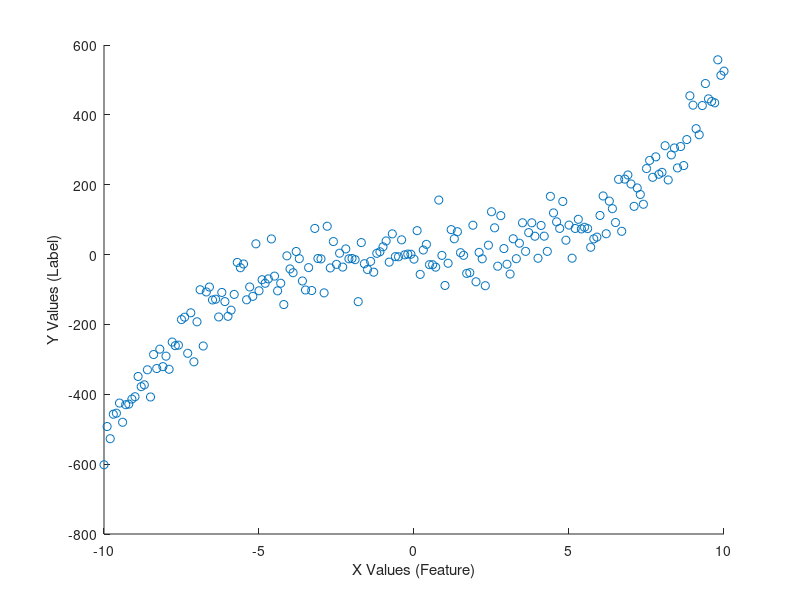

MATLAB code to generate this figure: (Note: this script raises an error after producing the figure.)
close all
clear all
clc

rng(0);%pseudo-random generator seed

% Generate artificial training examples
x = [-10:0.1:10];   %one feature
y = 0.5*x.^3+x*3-5+50*randn(size(x));    %labels
y = y + randn(size(y))*10;
% plot(x,y)
scatter(x,y)
xlabel('X Values (Feature)')
ylabel('Y Values (Label)')

% Scaling is important for convergence. Otherwise, a very small learning
% rate is required which may take very long to converge. 
MaxValue = max(x,[],'all');
xScaled = x/MaxValue;
trainX = [ones(size(xScaled));xScaled;xScaled.^2;xScaled.^3]; %Use higher degree polynomial featuers of training examples 
trainY = y;                     %labels of training examples
n = length(trainX);             %no. of training examples
theta = rand(1,4);
lr = 0.1;                     %learning rate
loss = [];

iter = 0;
%Solution using Gradient Descent Algorithm for Linear Regression
while(1)
    iter = iter + 1;
    h = theta*trainX;               %current hypothesis
    J = sum((h-trainY).^2)/(2*n);   %Cost function (MSE)
    dJ = (trainX*(h-trainY)')/n;    %partial gradients of Cost function using vectorized code
    theta = theta - lr*dJ';         %theta update 
    loss = [loss,J];                %loss/cost history for plotting
    
    if(rem(iter,10)==0) %Plot every 10 iterations only
        subplot(1,2,1)
        scatter(x,y)
        hold on
        plot(x,h)
        hold off
        ylabel('x (feature)')
        xlabel('y (label)')
        title('Non-Linear regression line')
        subplot(1,2,2)
        plot(loss)
        ylabel('Loss / Cost')
        xlabel('iteration no.')
        title('Cost function vs. iterations')
        drawnow
    %     pause(0.5)
    end
    if(length(loss)>2)
    convg = abs(loss(end)-loss(end-1))/loss(end);
        if(convg<lr*1e-3)
            break;
        end
    end
    if(iter>1e4)
        break;
    end
end

